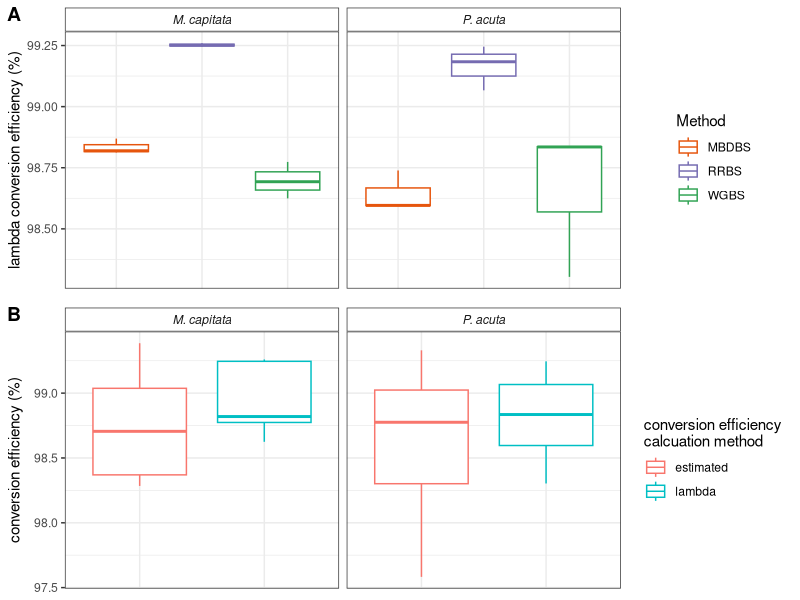

Recreate this plot in R.
## ---- chunk 1
library(gtools)
library(dplyr)
library(tidyr)
library(broom)
library(purrr)
library(ggpubr)
## ---- chunk 2
#lambda data (intermediate file)
df <- read.csv("OLD_Output/lamda_alignments_descriptive_stats.csv", stringsAsFactors = FALSE)

#Pact/Mcap data
df_pm <- read.csv("OLD_Output/Pact_Mcap_alignments_descriptive_stats.csv", stringsAsFactors = FALSE)

#meta data
meta_data <- read.csv("metadata/30-244831635_sample_submission_form.csv", skip = 1, header = TRUE, quote = "", row.names = NULL)
## ---- chunk 3
#first need to make column for total CHH counts
df_pm$tot_chh <- df_pm$meth_chh + df_pm$unmeth_chh

#first need to make column for total CHG counts
df_pm$tot_chg <- df_pm$meth_chg + df_pm$unmeth_chg

## ---- chunk 4
#combined totals
df_pm$tot_chh_chg <- df_pm$tot_chh + df_pm$tot_chg

#combined unmeth
df_pm$unmeth_chh_chg <- df_pm$unmeth_chh + df_pm$unmeth_chg

## ---- chunk 5
#now calculate estimated conversion efficiency from %unmeth CHH
df_pm$estConvEffCHG_CHH <- (df_pm$unmeth_chh_chg/df_pm$tot_chh_chg)*100
## ---- chunk 6
df_l <- merge(df[,c("Sample", "conversion_efficiency")], df_pm[,c("Sample","estConvEffCHG_CHH")], by = "Sample")

## ---- chunk 7
colnames(df_l) <- c("Sample", "conversion_efficiency_lambda", "est_conversion_efficiency_umCHG_umCHH")
## ---- chunk 8
#subset meta data for sample name, library prep, and species
meta_data <- meta_data[,c("Sample.Name.", "Species.Strain.", "Library.Prep.Kit.Used.")]

#re-name columns
colnames(meta_data) <- c("Sample", "Species", "Method")

#simplify method column
meta_data$Method <- gsub("MBD.*", "MBDBS", meta_data$Method)
meta_data$Method <- gsub(".* RRBS.*", "RRBS", meta_data$Method)
meta_data$Method <- gsub("Pico.*", "WGBS", meta_data$Method)

#merge meta data with conversion efficiency data

df_l <- merge(meta_data, df_l, by = "Sample")

#merge descriptive stats with conversion efficiency data
df_l <- merge(df_l, within(df,rm(conversion_efficiency)), by = "Sample")

#order table by sample

df_l <- df_l[mixedorder(df_l$Sample),]

## ---- chunk 9
write.csv(df_l, "OLD_Output/lamda_vs_estimated_conversion_efficiency.csv", row.names = FALSE, quote = FALSE)
## ---- chunk 10
df_l_long <- gather(df_l, "convr_method", "perc_conv", 4:5)

#simplify convr method column
df_l_long$convr_method <- gsub(".*lambda", "lambda", df_l_long$convr_method)

df_l_long$convr_method <- gsub("est.*", "estimated", df_l_long$convr_method)
## ---- chunk 11

#run anova on lambda conversion efficiency ~ BS method for Pact samples and for Mcap samples
#The following code produces a list of anova model outputs for each species
aov_convr <- df_l_long[which(df_l_long$convr_method=="lambda"),] %>% group_by(Species) %>% do(aov_models = aov(perc_conv ~ Method, data =.))

#make a tidy table with p.values
aov_convr_tidy <- aov_convr %>% ungroup %>% 
    pull(aov_models) %>% 
    map_dfr(tidy, .id = "grp")
#make a tidy table with glance stats
aov_convr_glance <- aov_convr %>% ungroup %>% 
    pull(aov_models) %>% 
    map_dfr(glance, .id = "grp")
#spread resid. data 
aov_convr_tidy_w <- data.frame(pivot_wider(aov_convr_tidy, names_from = term, values_from=c(df, sumsq, meansq, statistic, p.value)))

#remove columns with all NAs
aov_convr_tidy_w <-aov_convr_tidy_w[colSums(!is.na(aov_convr_tidy_w)) > 0]

#merge all stats into one table
aov_convr_stats <- merge(aov_convr_glance,aov_convr_tidy_w,by = "grp")

#add group names back in
aov_convr_stats <- cbind(aov_convr[,1], aov_convr_stats[,-1])

#transpose df
aov_convr_stats_t <- setNames(data.frame(t(aov_convr_stats[,-1])), aov_convr_stats[,1])

#write table

write.csv(aov_convr_stats_t, "OLD_Output/lamda_conversion_efficiency_stats.csv", quote = FALSE)
## ---- chunk 12
aov_convr_cmpr <- df_l_long %>% group_by(Species) %>% do(aov_models = aov(perc_conv ~ convr_method, data =.))

#make a tidy table with p.values
aov_convr_cmpr_tidy <- aov_convr_cmpr %>% ungroup %>% 
    pull(aov_models) %>% 
    map_dfr(tidy, .id = "grp")
#make a tidy table with glance stats
aov_convr_cmpr_glance <- aov_convr_cmpr %>% ungroup %>% 
    pull(aov_models) %>% 
    map_dfr(glance, .id = "grp")
#spread resid. data 
aov_convr_cmpr_tidy_w <- data.frame(pivot_wider(aov_convr_cmpr_tidy, names_from = term, values_from=c(df, sumsq, meansq, statistic, p.value)))

#remove columns with all NAs
aov_convr_cmpr_tidy_w <-aov_convr_cmpr_tidy_w[colSums(!is.na(aov_convr_cmpr_tidy_w)) > 0]

#merge all stats into one table
aov_convr_cmpr_stats <- merge(aov_convr_cmpr_glance,aov_convr_cmpr_tidy_w,by = "grp")

#add group names back in
aov_convr_cmpr_stats <- cbind(aov_convr_cmpr[,1], aov_convr_cmpr_stats[,-1])

#transpose df
aov_convr_cmpr_stats_t <- setNames(data.frame(t(aov_convr_cmpr_stats[,-1])), aov_convr_cmpr_stats[,1])

#write table

write.csv(aov_convr_cmpr_stats_t, "OLD_Output/lamda_vs_estimated_conversion_efficiency_stats.csv", quote = FALSE)
## ---- chunk 13
#plot lambda conversion efficiency for each method facetted by species
a <- ggplot(df_l_long[which(df_l_long$convr_method=="lambda"),]) + geom_boxplot(aes(y = perc_conv, x = Method, color = Method),outlier.shape = NA) + facet_wrap(~Species) + theme_bw() + theme(axis.title.x=element_blank(),axis.text.x=element_blank(),axis.ticks.x=element_blank(),strip.background =element_rect(fill="white"),strip.text = element_text(face = "italic")) + scale_color_manual(values = c("#E6550D", "#756BB1","#31A354" )) + ylab("lambda conversion efficiency (%)") 

#plot lambda conversion efficiency for each method facetted by species
b <- ggplot(df_l_long) + geom_boxplot(aes(y = perc_conv, x = convr_method, color = convr_method),outlier.shape = NA) + facet_wrap(~Species) + theme_bw() + theme(axis.title.x=element_blank(),axis.text.x=element_blank(),axis.ticks.x=element_blank(),strip.background =element_rect(fill="white"),strip.text = element_text(face = "italic")) + ylab("conversion efficiency (%)") + labs(color = "conversion efficiency\ncalcuation method")


jpeg("OLD_Output/BS_conversion_efficiency.jpg", width = 9, height = 6, units = "in", res = 300)
ggarrange(a,b,labels = "AUTO", nrow = 2, align = "hv")
dev.off()
